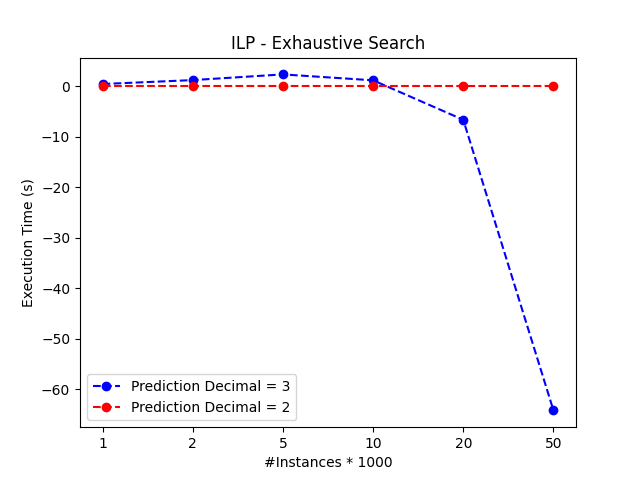

Here is the Python script that generated this plot:
import matplotlib.pyplot as plt
import numpy as np

# x_ticks = ['1', '2', '5', '10', '20', '50', '100', '200', '500', '1000']
x_ticks = ['1', '2', '5', '10', '20', '50']
# ilp_time_3 = [0.498, 1.352, 3.041, 3.852, 4.244, 4.648, 5.189, 6.138, 7.427, 9.408]
ilp_time_3 = [0.498, 1.352, 3.041, 3.852, 4.244, 4.648]
exhaustive_search_time_3 = [0.026, 0.105, 0.666, 2.648, 10.854, 68.787]
proportion_3 = [ilp_time_3[i]-exhaustive_search_time_3[i] for i in range(len(x_ticks))]
ilp_time_2 = [1, 1, 1, 1, 1, 1]
exhaustive_search_time_2 = [1, 1, 1, 1, 1, 1]
proportion_2 = [ilp_time_2[i]-exhaustive_search_time_2[i] for i in range(len(x_ticks))]
x = [i for i in range(len(x_ticks))]

plt.plot(x, proportion_3, '--bo', label='Prediction Decimal = 3')
plt.plot(x, proportion_2, '--ro', label='Prediction Decimal = 2')

plt.title("ILP - Exhaustive Search")
plt.ylabel("Execution Time (s)", size=10)
plt.xlabel("#Instances * 1000", size=10)
plt.xticks(x, x_ticks)
# plt.yticks(np.arange(0, 20, 1))
# plt.xlim((0, 13))
# plt.ylim((0, 27))
plt.legend()
plt.savefig('figure_7.png', format='png')
